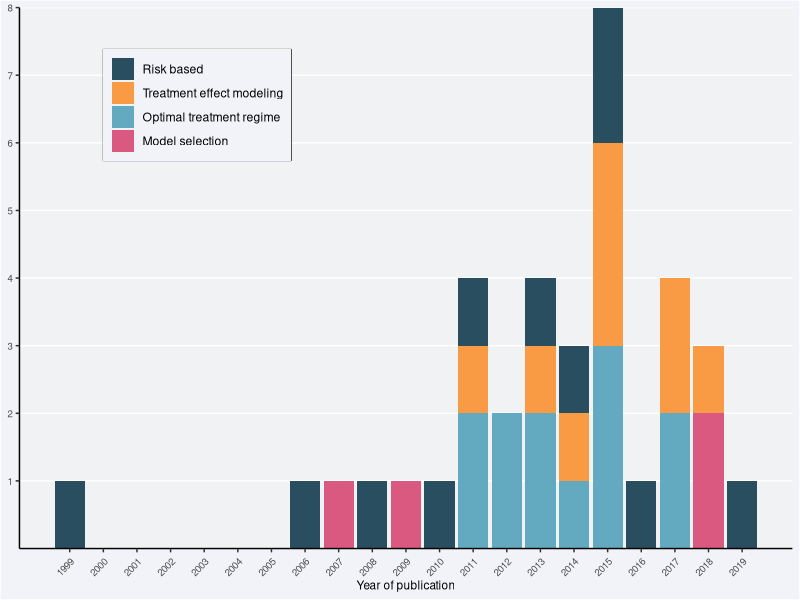

Write R code to recreate this figure.
#!/usr/bin/env Rscript

library(tidyverse)

p <- data.frame(
  year = 1999:2019,
  riskBased = c(1, rep(0, 6), 1, 0, 1, 0, 1, 1, 0, 1, 1, 2, 1, 0, 0, 1),
  tem = c(rep(0, 12), 1, 0, 1, 1, 3, 0, 2, 1, 0),
  otr = c(rep(0, 12), 2, 2, 2, 1, 3, 0, 2, 0, 0),
  modelSelection = c(rep(0, 8), 1, 0, 1, rep(0, 8), 2, 0)
) %>% 
  pivot_longer(
    cols = riskBased:modelSelection,
    names_to = "method",
    values_to = "publications"
  ) %>% 
  mutate(
    method = factor(
      method,
      levels = c("riskBased", "tem", "otr", "modelSelection"),
      labels = c(
        "Risk based",
        "Treatment effect modeling",
        "Optimal treatment regime",
        "Model selection"
      )
    )
  ) %>% 
  ggplot(aes(x = year, y = publications, fill = method)) +
  geom_bar(position = "stack", stat = "identity") +
  # geom_text(aes(label = publications), color="black", size=3.5) +
  xlab("Year of publication") +
  scale_x_continuous(breaks = 1999:2019) +
  scale_y_continuous(breaks = 1:8, expand = c(0, 0)) +
  scale_fill_manual(
    breaks = c(
      "Risk based", 
      "Treatment effect modeling", 
      "Optimal treatment regime", 
      "Model selection"
    ),
    values = rev(c(
      "#D95980", 
      "#63AAC0", 
      "#F99B45", 
      "#284E60"
    ))
  ) +
  theme(
    plot.background       = element_rect(fill = "#F1F3F8"),
    panel.grid.minor      = element_blank(),
    panel.grid.major.x    = element_blank(),
    panel.background      = element_rect(fill = "#F0F2F3"),
    legend.position       = c(.23, .82),
    legend.title          = element_blank(),
    legend.box.background = element_rect(color = "black"),
    legend.background     = element_rect(fill = "#F1F3F8"),
    axis.title.y          = element_blank(),
    axis.title.x          = element_text(size = 8.5),
    axis.text.x           = element_text(size = 7, angle = 45, vjust = 0.9, hjust = 1),
    axis.text.y           = element_text(size = 7), 
    axis.line             = element_line(color = "black")
  )


  ggsave(
    "figures/reviewFigure.tiff", 
    plot = p,
    height = 4,
    width = 6,
    dpi = 1000,
    compression = "lzw+p"
  )
